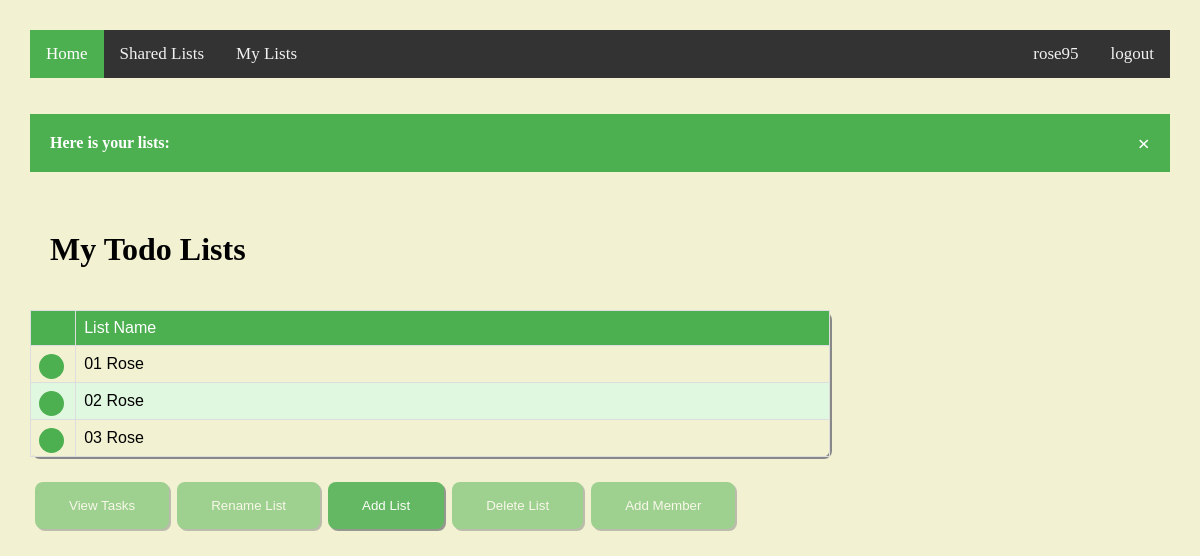
Page /polls/mytodolists/ (signed in) on the committed database.
### polls/models.py (models this page shows, shortened)
class TodoList(models.Model):
    name = models.CharField(max_length=15)
    user = models.ForeignKey(django.contrib.auth.models.User, on_delete=models.CASCADE, related_name='list_user', default=2)
    created_at = models.DateTimeField(auto_now_add=True)

### polls/views.py (the view, shortened to what this page needs)
# urls.py: path('mytodolists/', views.ViewMyTodoLists, name='mytodolists'),
def ViewMyTodoLists(request):
    if request.method == 'GET':
        my_lists = FilterUserTodoLists(request.user.id)
        if my_lists.count() == 0:
            return render(request, 'polls/mytodolists.html', {'warningmessage': "You don't have lists!",
                                                              'user_name': request.user.username}, )
        else:
            return render(request, 'polls/mytodolists.html',
                          {'todo_lists': my_lists, 'message': "Here is your lists:",
                           'user_name': request.user.username}, )

### polls/views.py (called while the page is built)
def FilterUserTodoLists(user_id):
    user_todo_lists = TodoList.objects.filter(user_id=user_id)
    return user_todo_lists

### polls/templates/polls/mytodolists.html (shortened to what this page needs)
{%extends 'polls/todolistsbase.html'%}
{%block todolistscontent%}
<h1 class="header">My Todo Lists</h1>
     {% if todo_lists %}
         <table class="customers">
             <thead>
                 <tr>
                     <td width="3%"></td>
                     <td width="50%">List Name</td>
                 </tr>
             </thead>
             {% for list in todo_lists %}
                <tr for="list{{ forloop.counter }}">
                    <td><label class="radiobuttoncontainer"><input type="radio" name="list_id" onclick=enable_my_todo_lists_buttons() id="list{{ forloop.counter }}" value="{{ list.id }}"><span class="checkpoint"></span></label></td>
                    <td><label for="list{{ forloop.counter }}">{{list.name}}</label></td>
                </tr>
             {% endfor %}
         </table>
         <BR>
     {% endif %}
{%endblock%}

### polls/templates/polls/base.html (shortened to what this page needs)
<!DOCTYPE html>
{%load static %}
<html lang="en">
<head>
    <link  rel="stylesheet" type="text/css" href="{% static 'css/style.css' %}"/>
</head>
<body class="body" >
    <div class="topnav">
      <a class="active" href="{% url 'polls:todolists' %}" methods="GET" title="Show all todo lists">Home</a>
      <a href="{% url 'polls:sharedtodolists' %}" methods="GET" title="Show todo lists shared with me">Shared Lists</a>
      <a href="{% url 'polls:mytodolists' %}" methods="GET" title="Show todo lists created by me">My Lists</a>
      <a href="{% url 'polls:logout' %}" methods="GET" class="logout_button">logout</a>
      <a href="{% url 'polls:profile' %}" methods="GET" style="float:right" title="View Profile">{{user_name}}</a>
    </div>
    <br><br>
    {% if message %}
         <div id="info-message" class="info" >
            <span class="closebtn" onclick="this.parentElement.style.display='none';">&times;</span>
            <strong>{{message}}</strong>
         </div><br>
    {% endif %}
    {% block content %}
    {% endblock %}
</body>
</html>

### static/css/style.css (style rules this page uses)
.header { padding: 20px; width: 20% text-align: center; background: #4CAF50 font-size: 60px; color:#000000; }
.body { margin:0px 0px; padding:30px; text-align:left; align:center; background: #f2f2d2; }
.customers { font-family: "Trebuchet MS", Arial, Helvetica, sans-serif; border-collapse: collapse; width: 50em; align: center; box-shadow: 2px 2px #888888; border-radius: 8px !important; -moz-border-radius: 8px !important; }
.customers td { border: 1px solid #ddd; padding: 8px; }
.customers tr:nth-child(even) { background-color: #E0F8E0; opacity=0.7; }
.customers thead { padding-top: 12px; padding-bottom: 12px; text-align: left; background-color: #4CAF50; color: white; }
.info { padding: 20px; background-color: #4CAF50; color: white; }
.closebtn { margin-left: 15px; color: white; font-weight: bold; float: right; font-size: 22px; line-height: 20px; cursor: pointer; transition: 0.3s; }
.topnav { background-color: #333; overflow: hidden; }
.topnav a { float: left; color: #f2f2f2; text-align: center; padding: 14px 16px; text-decoration: none; font-size: 17px; }
.topnav a.active { background-color: #4CAF50; color: white; }
.radiobuttoncontainer { display: block; position: relative; padding-left: 0px; margin-top=15px; margin-bottom: 20px; cursor: pointer; font-size: 22px; -webkit-user-select: none; -moz-user-select: none; -ms-user-select: none; user-select: none; background-color: #f2f2f2; border-color: black; }
.checkpoint { position: absolute; top: 0; left: 0; height: 25px; width: 25px; background-color: #4CAF50; border-radius: 50%; }
.checkpoint:after { content: ""; position: absolute; display: none; }
.radiobuttoncontainer .checkpoint:after { top: 9px; left: 9px; width: 8px; height: 8px; border-radius: 50%; background: white; }
.logout_button { float:right !important; }

### rows in the picture
TodoList: name "01 Rose"
TodoList: name "02 Rose"
TodoList: name "03 Rose"

### other values in the picture
{{ user_name }} "rose95"
{{ message }} "Here is your lists:"
